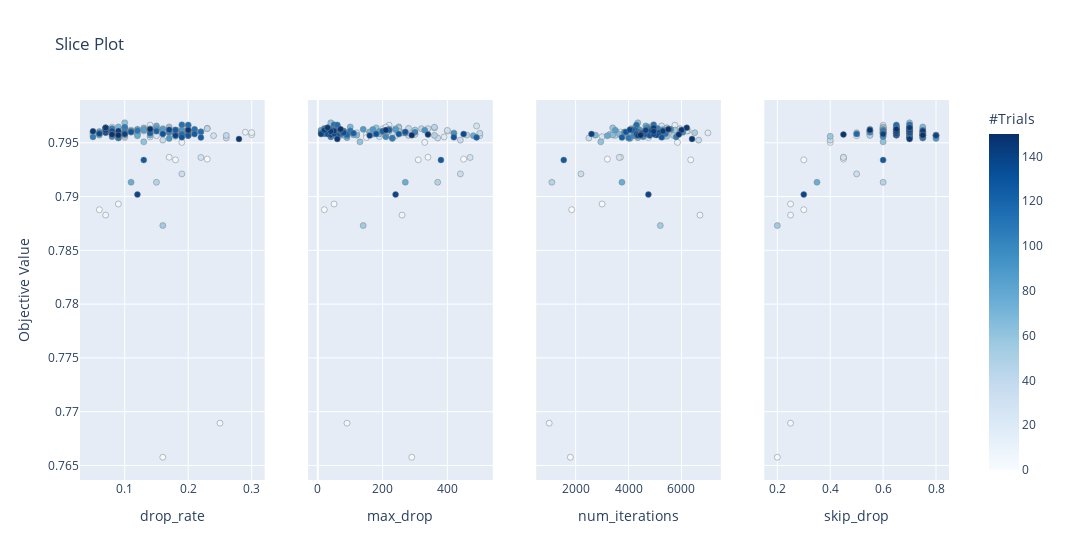

Notebook code cell kept with this figure:
### Code cell
plot_slice(study)

### Figure 1 — Plotly figure (JSON) as saved in the notebook; plotly's stock layout.template omitted (floating-point values rounded to 4 significant figures; data arrays with more than 128 entries replaced by an {"elided": "..."} marker saying what was removed)
{"data": [{"marker": {"color": {"elided": "151 int values"}, "colorbar": {"title": {"text": "#Trials"}, "x": 1.0, "xpad": 40}, "colorscale": [[0.0, "rgb(247,251,255)"], [0.125, "rgb(222,235,247)"], [0.25, "rgb(198,219,239)"], [0.375, "rgb(158,202,225)"], [0.5, "rgb(107,174,214)"], [0.625, "rgb(66,146,198)"], [0.75, "rgb(33,113,181)"], [0.875, "rgb(8,81,156)"], [1.0, "rgb(8,48,107)"]], "line": {"color": "Grey", "width": 0.5}, "showscale": true}, "mode": "markers", "showlegend": false, "type": "scatter", "x": {"elided": "151 float values"}, "xaxis": "x", "y": {"elided": "151 float values"}, "yaxis": "y"}, {"marker": {"color": {"elided": "151 int values"}, "colorbar": {"title": {"text": "#Trials"}, "x": 1.0, "xpad": 40}, "colorscale": [[0.0, "rgb(247,251,255)"], [0.125, "rgb(222,235,247)"], [0.25, "rgb(198,219,239)"], [0.375, "rgb(158,202,225)"], [0.5, "rgb(107,174,214)"], [0.625, "rgb(66,146,198)"], [0.75, "rgb(33,113,181)"], [0.875, "rgb(8,81,156)"], [1.0, "rgb(8,48,107)"]], "line": {"color": "Grey", "width": 0.5}, "showscale": false}, "mode": "markers", "showlegend": false, "type": "scatter", "x": {"elided": "151 int values"}, "xaxis": "x2", "y": {"elided": "151 float values"}, "yaxis": "y2"}, {"marker": {"color": {"elided": "151 int values"}, "colorbar": {"title": {"text": "#Trials"}, "x": 1.0, "xpad": 40}, "colorscale": [[0.0, "rgb(247,251,255)"], [0.125, "rgb(222,235,247)"], [0.25, "rgb(198,219,239)"], [0.375, "rgb(158,202,225)"], [0.5, "rgb(107,174,214)"], [0.625, "rgb(66,146,198)"], [0.75, "rgb(33,113,181)"], [0.875, "rgb(8,81,156)"], [1.0, "rgb(8,48,107)"]], "line": {"color": "Grey", "width": 0.5}, "showscale": false}, "mode": "markers", "showlegend": false, "type": "scatter", "x": {"elided": "151 int values"}, "xaxis": "x3", "y": {"elided": "151 float values"}, "yaxis": "y3"}, {"marker": {"color": {"elided": "151 int values"}, "colorbar": {"title": {"text": "#Trials"}, "x": 1.0, "xpad": 40}, "colorscale": [[0.0, "rgb(247,251,255)"], [0.125, "rgb(222,235,247)"], [0.25, "rgb(198,219,239)"], [0.375, "rgb(158,202,225)"], [0.5, "rgb(107,174,214)"], [0.625, "rgb(66,146,198)"], [0.75, "rgb(33,113,181)"], [0.875, "rgb(8,81,156)"], [1.0, "rgb(8,48,107)"]], "line": {"color": "Grey", "width": 0.5}, "showscale": false}, "mode": "markers", "showlegend": false, "type": "scatter", "x": {"elided": "151 float values"}, "xaxis": "x4", "y": {"elided": "151 float values"}, "yaxis": "y4"}], "layout": {"title": {"text": "Slice Plot"}, "width": 1200, "xaxis": {"anchor": "y", "domain": [0.0, 0.2125], "title": {"text": "drop_rate"}}, "xaxis2": {"anchor": "y2", "domain": [0.2625, 0.475], "title": {"text": "max_drop"}}, "xaxis3": {"anchor": "y3", "domain": [0.525, 0.7375], "title": {"text": "num_iterations"}}, "xaxis4": {"anchor": "y4", "domain": [0.7875, 1.0], "title": {"text": "skip_drop"}}, "yaxis": {"anchor": "x", "domain": [0.0, 1.0], "title": {"text": "Objective Value"}}, "yaxis2": {"anchor": "x2", "domain": [0.0, 1.0], "matches": "y", "showticklabels": false}, "yaxis3": {"anchor": "x3", "domain": [0.0, 1.0], "matches": "y", "showticklabels": false}, "yaxis4": {"anchor": "x4", "domain": [0.0, 1.0], "matches": "y", "showticklabels": false}}}
